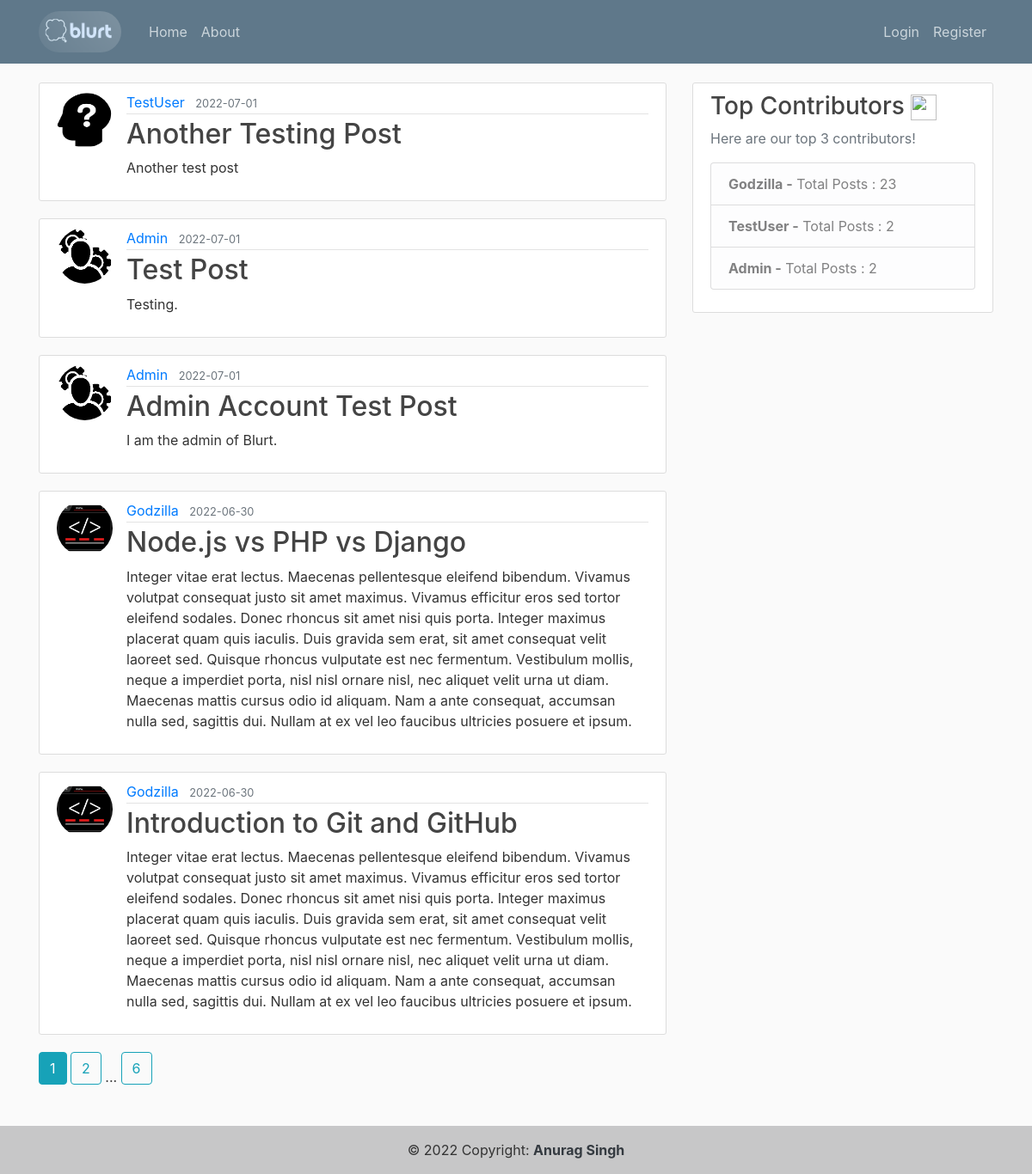
The page /home on the database its author committed.
### blurt/models.py (models this page shows, shortened)
class Post(db.Model, UserMixin):
    id=db.Column(db.Integer,primary_key=True)
    title=db.Column(db.String(100), nullable=False)
    date_posted=db.Column(db.DateTime, nullable=False, default=datetime.utcnow)
    content=db.Column(db.Text, nullable=False)
    user_id=db.Column(db.Integer, db.ForeignKey('user.id'), nullable=False)

class User(db.Model, UserMixin):
    id=db.Column(db.Integer,primary_key=True)
    username=db.Column(db.String(20), unique=True, nullable=False)
    email=db.Column(db.String(120), unique=True, nullable=False)
    image_file=db.Column(db.String(20), nullable=False, default='default.jpg')
    password=db.Column(db.String(60), nullable=False)
    posts=db.relationship('Post', backref='author', lazy=True)

### blurt/main/routes.py (the view)
@main.route("/")
@main.route("/home")
def home():
    page=request.args.get('page', 1, type=int)
    posts=Post.query.order_by(Post.date_posted.desc()).paginate(page=page,per_page=5)
    return render_template('home.html',posts=posts, top_contributions=top_contributions())

### blurt/users/utils.py (called while the page is built)
def top_contributions():
    all_users=User.query.all()
    top_contri=dict()
    for user in all_users:
        posts=Post.query.filter_by(author=user).all()
        top_contri[user.username]=len(posts)
    c=Counter(top_contri)
    return c.most_common(3)

### blurt/templates/home.html
{% extends "layout.html" %}
{% block content %}
{% for post in posts.items %}
<article class="media content-section">
  <img class="rounded-circle article-img" src="{{url_for('static', filename='profile_pics/'+post.author.image_file)}}" alt="">
  <div class="media-body">
    <div class="article-metadata">
      <a class="mr-2" href="{{url_for('users.user_posts', username=post.author.username)}}">{{ post.author.username }}</a>
      <small class="text-muted">{{ post.date_posted.strftime('%Y-%m-%d') }}</small>
    </div>
    <h2><a class="article-title" href="{{url_for('posts.post', post_id=post.id)}}">{{ post.title }}</a></h2>
    <p class="article-content">{{ post.content }}</p>
  </div>
</article>
{% endfor %}
{% for page_num in posts.iter_pages(left_edge=1, right_edge=1, left_current=1, right_current=2) %}
  {% if page_num %}
    {% if posts.page==page_num %}
      <a class="btn btn-info mb-4" href="{{url_for('main.home', page=page_num)}}">{{page_num}}</a>
    {% else %}
      <a class="btn btn-outline-info mb-4" href="{{url_for('main.home', page=page_num)}}">{{page_num}}</a>
    {% endif %}
  {% else %}
  ...
  {% endif %}
{% endfor %}
{% endblock content %}

### blurt/templates/layout.html (shortened to what this page needs)
<!DOCTYPE html>
<html lang="en" dir="ltr">
<head>
  <link rel="stylesheet" href="https://cdn.jsdelivr.net/npm/bootstrap@4.3.1/dist/css/bootstrap.min.css">
  <link rel="stylesheet" type='text/css' href="{{url_for('static',filename='main.css')}}">
</head>
<body>
  <header class="site-header">
    <nav class="navbar navbar-expand-md navbar-dark bg-steel fixed-top mb-2">
      <div class="container">
        <a class="navbar-brand mr-4" href="{{url_for('main.home')}}"> <img src="{{url_for('static', filename='logo.png')}}" alt="logo" style='border-radius:50px; height:3rem;width:6rem;'> </a>
        <div class="collapse navbar-collapse" id="navbarToggle">
          <div class="navbar-nav mr-auto">
            <a class="nav-item nav-link" href="{{url_for('main.home')}}">Home</a>
            <a class="nav-item nav-link" href="{{url_for('main.about')}}">About</a>
          </div>
          <div class="navbar-nav">
            {% if current_user.is_authenticated %}
              <a class="nav-item nav-link" href="{{url_for('posts.new_post')}}">New Post</a>
              <a class="nav-item nav-link" href="{{url_for('users.account')}}">Account</a>
              <a class="nav-item nav-link" href="{{url_for('users.logout')}}">Logout</a>
            {% else %}
              <a class="nav-item nav-link" href="{{url_for('users.login')}}">Login</a>
              <a class="nav-item nav-link" href="{{url_for('users.register')}}">Register</a>
            {% endif %}
          </div>
        </div>
      </div>
    </nav>
  </header>
  <main role="main" class="container">
    <div class="row">
      <div class="col-md-8">
        {% block content %}{% endblock %}
      </div>
      <div class="col-md-4 sidebar">
        <div class="content-section">
          <h3>Top Contributors <img src="https://upload.wikimedia.org/wikipedia/commons/thumb/2/25/Simple_gold_crown.svg/1200px-Simple_gold_crown.svg.png" style="height:30px;width:30px;" alt=""> </h3>
          <p class='text-muted'>Here are our top 3 contributors!
            <ul class="list-group">
              {% if top_contributions %}
              {% for x,y in top_contributions %}
              <li class="list-group-item list-group-item-light"><b>{{x}} -</b> Total Posts : {{y}}</li>
              {% endfor %}
              {% endif %}
            </ul>
          </p>
        </div>
      </div>
    </div>
  </main>
  <footer class="bg-light text-center text-lg-start">
  <div class="text-center p-3" style="background-color: rgba(0, 0, 0, 0.2);">
    © <span><script>document.write(/\d{4}/.exec(Date())[0])</script></span> Copyright:
    <a class="text-dark" href="https://www.linkedin.com/in/anurag5111/"><strong>Anurag Singh</strong></a>
  </div>
  </footer>
</body>
</html>

### blurt/static/main.css (style rules this page uses)
html { position: relative; min-height: -webkit-fill-available; }
body { background: #fafafa; color: #333333; margin-top: 6rem; margin-bottom:5rem; }
footer { width: 100%; position: absolute; bottom:0; }
h1, h2, h3, h4, h5, h6 { color: #444444; }
.bg-steel { background-color: #5f788a; }
.site-header .navbar-nav .nav-link { color: #cbd5db; }
.content-section { background: #ffffff; padding: 10px 20px; border: 1px solid #dddddd; border-radius: 3px; margin-bottom: 20px; }
.article-title { color: #444444; }
.article-content { white-space: pre-line; }
.article-img { height: 65px; width: 65px; margin-right: 16px; }
.article-metadata { padding-bottom: 1px; margin-bottom: 4px; border-bottom: 1px solid #e3e3e3 }

### rows shown on the page
Post: image_file (placeholder picture), author.username "TestUser", date_posted "2022-07-01", title "Another Testing Post", content "Another test post"
Post: image_file (picture), author.username "Admin", date_posted "2022-07-01", title "Test Post", content "Testing."
Post: image_file (picture), author.username "Admin", date_posted "2022-07-01", title "Admin Account Test Post", content "I am the admin of Blurt."
Post: image_file (picture), author.username "Godzilla", date_posted "2022-06-30", title "Node.js vs PHP vs Django", content "Integer vitae erat lectus. Maecenas pellentesque eleifend bibendum. Vivamus volutpat consequat justo sit amet maximus. Vivamus efficitur eros sed tortor eleifend sodales. Donec rhoncus sit amet nisi quis porta. Integer maximus placerat quam quis iaculis. Duis gravida sem erat, sit amet consequat velit laoreet sed. Quisque rhoncus vulputate est nec fermentum. Vestibulum mollis, neque a imperdiet porta, nisl nisl ornare nisl, nec aliquet velit urna ut diam. Maecenas mattis cursus odio id aliquam. Nam a ante consequat, accumsan nulla sed, sagittis dui. Nullam at ex vel leo faucibus ultricies posuere et ipsum."
Post: image_file (picture), author.username "Godzilla", date_posted "2022-06-30", title "Introduction to Git and GitHub", content "Integer vitae erat lectus. Maecenas pellentesque eleifend bibendum. Vivamus volutpat consequat justo sit amet maximus. Vivamus efficitur eros sed tortor eleifend sodales. Donec rhoncus sit amet nisi quis porta. Integer maximus placerat quam quis iaculis. Duis gravida sem erat, sit amet consequat velit laoreet sed. Quisque rhoncus vulputate est nec fermentum. Vestibulum mollis, neque a imperdiet porta, nisl nisl ornare nisl, nec aliquet velit urna ut diam. Maecenas mattis cursus odio id aliquam. Nam a ante consequat, accumsan nulla sed, sagittis dui. Nullam at ex vel leo faucibus ultricies posuere et ipsum."
User: username "Godzilla", y "23"
User: username "TestUser", id "2"
User: username "Admin", y "2"

### other values the page prints
{{ page_num }} "1"
{{ page_num }} "2" "6"
